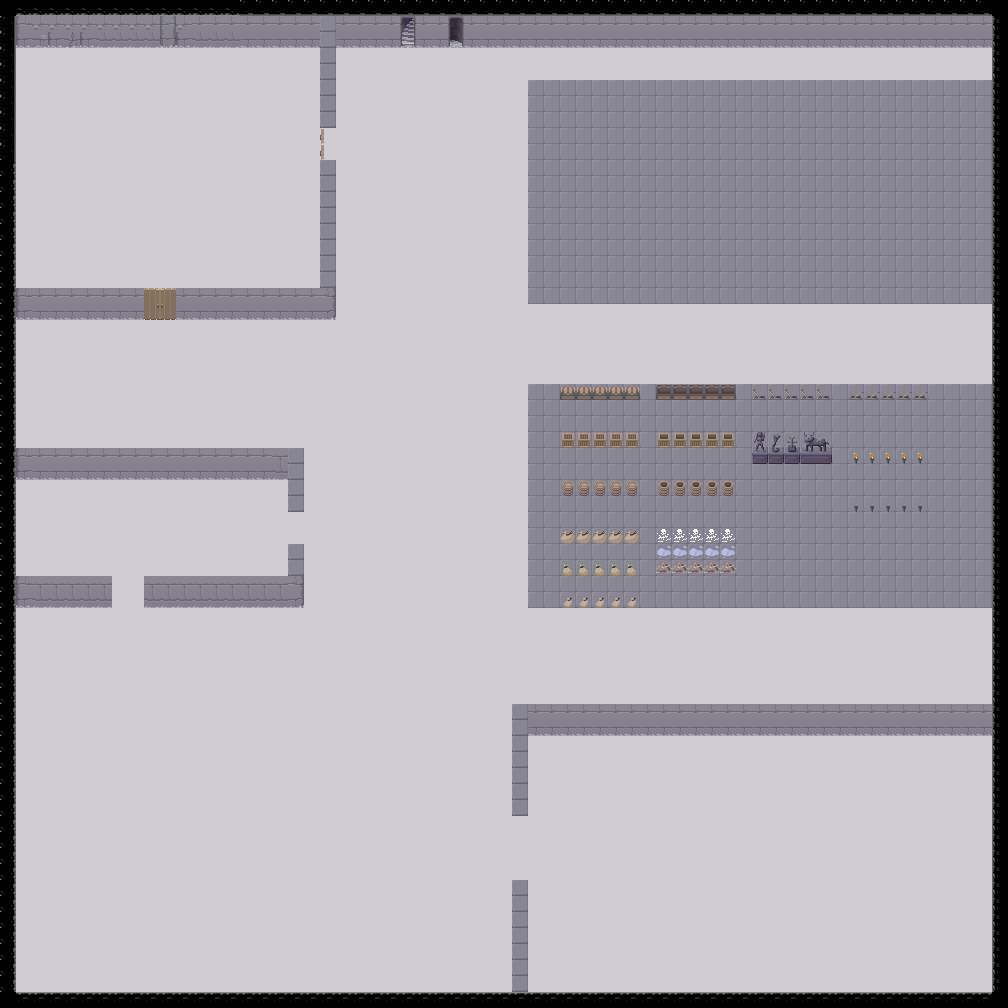

This game map was drawn from its Tiled (.tmx) file and the tilesets committed beside it. A one-line description and the trimmed map source follow:
An orthogonal 63x63 tile map with 16x16 px tiles, 5 tile layers (Platform Layer, Wall Layer, Door Layer, Objects, ...).

<map version="1.5" tiledversion="1.7.2" orientation="orthogonal" renderorder="right-down" width="63" height="63" tilewidth="16" tileheight="16" infinite="0" nextlayerid="8" nextobjectid="1">
 <tileset firstgid="1" source="basic_room.tsx" />
 <layer id="1" name="Platform Layer" width="63" height="63">
  <data>[3969 cells, 3599 non-empty, 2 distinct tile ids]</data>
 </layer>
 <layer id="3" name="Wall Layer" width="63" height="63">
  <data>[3969 cells, 563 non-empty, 21 distinct tile ids]</data>
 </layer>
 <layer id="5" name="Door Layer" width="63" height="63">
  <data>[3969 cells, 6 non-empty, 5 distinct tile ids]</data>
 </layer>
 <layer id="6" name="Objects" width="63" height="63">
  <data>[3969 cells, 90 non-empty, 26 distinct tile ids]</data>
 </layer>
 <layer id="7" name="Stairs Layer" width="63" height="63">
  <data>[3969 cells, 4 non-empty, 4 distinct tile ids]</data>
 </layer>
</map>
